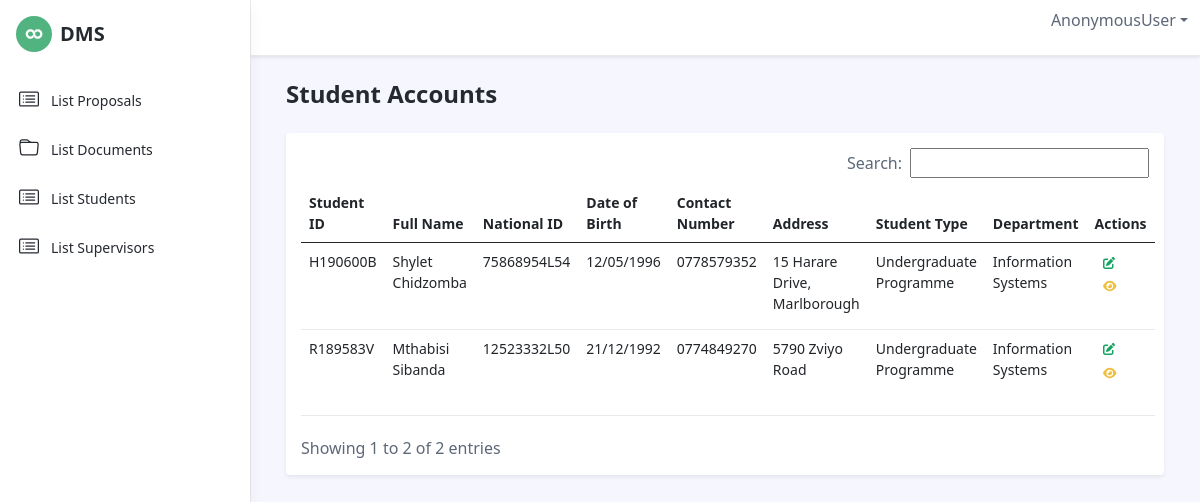
Page /supervisor/list_students on the committed database.
### students/models.py (models this page shows, shortened)
class Student(models.Model):
    DEPARTMENT = (
        ('', '------------'),
        ('information_systems', 'Information Systems'),
        ('computer_science', 'Computer Science'),
        ('business_studies_and_computing_science', 'Business Studies And Computing Science'),
        ('accounting', 'Accounting'),
    )
    STUDENT_TYPE = (
        ('', '------------'),
        ('undergraduate', 'Undergraduate'),
        ('postgraduate_masters', 'Post Graduate - Masters'),
        ('postgraduate_doctorate', 'Post Graduate - Doctorate'),
        ('postgraduate_professor', 'Post Graduate - Professor'),
    )
    student_id = models.CharField(default=None, max_length=100)
    fullname = models.CharField(default=None, max_length=100)
    address = models.CharField(default=None, max_length=100)
    contact_number = models.CharField(default=None, max_length=100)
    department = models.CharField(max_length=100 , choices = DEPARTMENT)
    student_type = models.CharField(max_length=100 , choices = STUDENT_TYPE)
    national_id_no = models.CharField(blank=True , null=True, default=None, max_length=100)
    dob = models.CharField(default=None, max_length=100)
    user_id = models.CharField(default=None, max_length=10)
    created_at = models.DateField(default=None)
    updated_at = models.DateField(default=None)
    created_by = models.CharField(default=None, max_length=100)

### supervisors/views.py (the view)
# urls.py: path('list_students', views.ListStudents.as_view() , name="list_students"),
class ListStudents(ListView):
    model = Student
    template_name = 'supervisors/list_profile.html'

### supervisors/templates/supervisors/list_profile.html (shortened to what this page needs)
{% extends 'base.html' %}
{% load static %}
{% block menu %}
<ul class="app-menu list-unstyled accordion" id="menu-accordion">
    <li class="nav-item">
		<a class="nav-link" href="{% url 'cabinet:list_proposals' %}">
			<span class="nav-icon">
			</span>
			<span class="nav-link-text">List Proposals</span>
		</a>
	</li>
	<li class="nav-item">
		<a class="nav-link" href="{% url 'cabinet:list_documents' %}">
			<span class="nav-icon">
			</span>
			<span class="nav-link-text">List Documents</span>
		</a>
	</li>
	<li class="nav-item">
		<a class="nav-link" href="{% url 'supervisor:list_students' %}">
			<span class="nav-icon">
			</span>
			<span class="nav-link-text">List Students</span>
		</a>
	</li>
	<li class="nav-item">
		<a class="nav-link" href="{% url 'supervisors:list_supervisor' %}">
			<span class="nav-icon">
			</span>
			<span class="nav-link-text">List Supervisors</span>
		</a>
	</li>
</ul>
{% endblock %}
{% block content %}
<div class="app-wrapper">
    <div class="app-content pt-3 p-md-3 p-lg-4">
        <div class="container-xl">
            <div class="row g-3 mb-4 align-items-center justify-content-between">
                <div class="col-auto">
                    <h1 class="app-page-title mb-0">Student Accounts</h1>
                </div>
            </div>
            <div class="tab-content" id="orders-table-tab-content">
                <div class="tab-pane fade show active" id="orders-all" role="tabpanel" aria-labelledby="orders-all-tab">
                    <div class="app-card app-card-orders-table shadow-sm mb-5">
                        <div class="app-card-body">
                            <div class="table-responsive" style="padding: 15px;">
                                <table id="example" class="table app-table-hover mb-0 text-left">
                                    <thead>
                                        <tr>
                                            <th>Student ID</th>
                                            <th>Full Name</th>
                                            <th>National ID</th>
                                            <th>Date of Birth</th>
                                            <th>Contact Number</th>
                                            <th>Address</th>
                                            <th>Student Type</th>
                                            <th>Department</th>
                                            <th>Actions</th>
                                        </tr>
                                    </thead>
                                    <tbody>
                                        {% for item in object_list %}
                                            <tr>
                                                <td>{{ item.student_id }}</td>
                                                <td>{{ item.fullname }}</td>
                                                <td>{{ item.national_id_no }}</td>
                                                <td>{{ item.dob }}</td>
                                                <td>{{ item.contact_number }}</td>
                                                <td>{{ item.address }}</td>
                                                {% if item.student_type == "undergraduate" %}
                                                    <td>Undergraduate Programme</td>
                                                {% elif item.student_type == "postgraduate_masters" %}
                                                    <td>Post Graduate - Masters</td>
                                                {% elif item.student_type == "postgraduate_doctorate" %}
                                                    <td>Post Graduate - Doctorate</td>
                                                {% elif item.student_type == "postgraduate_professor" %}
                                                    <td>Post Graduate - Professor</td>
                                                {% else %}
                                                    <td>Research</td>
                                                {% endif %}
                                                {% if item.department == "information_systems" %}
                                                    <td>Information Systems</td>
                                                {% elif item.department == "computer_science" %}
                                                    <td>Computer Science</td>
                                                {% elif item.department == "business_studies_and_computing_science" %}
                                                    <td>Business Studies And Computing Science</td>
                                                {% else %}
                                                    <td>Accounting</td>
                                                {% endif %}
                                                <td>
                                                    <a href="{% url  'supervisor:edit_profile' item.id %}" class="btn btn-sm btn-outline-primary waves-effect waves-light" ><i class="fas fa-edit"></i></a>
                                                    <a href="{% url  'supervisor:view_profile' item.id %}" class="btn btn-sm btn-outline-warning waves-effect waves-light" ><i class="fa fa-eye" aria-hidden="true"></i></a>
                                                    <a href="{% url  'student:grading' item.student_id %}" class="btn btn-sm btn-outline-warning waves-effect waves-light" ><i class="fa fab-marker" aria-hidden="true"></i></a>
                                                </td>
                                            </tr>
                                        {% endfor %}
                                    </tbody>
                                </table>
                            </div>
                        </div>
                    </div>
                </div>
            </div>
        </div>
    </div>
</div>
{% endblock %}

### templates/base.html (shortened to what this page needs)
<!DOCTYPE html>
<html lang="en">
<head>
	{% load static %}
    <link id="theme-style" rel="stylesheet" href="{% static "assets/css/portal.css" %}">
    <link id="theme-style" rel="stylesheet" href="{% static "assets/css/dataTables.bootstrap4.min.css" %}">
</head>
<body class="app">
	<header class="app-header fixed-top">
        <div class="app-header-inner">
	        <div class="container-fluid py-2">
		        <div class="app-header-content">
		            <div class="row justify-content-between align-items-center">
					<div class="app-utilities col-auto">
						<div class="app-utility-item app-user-dropdown dropdown">
							<a class="dropdown-toggle" id="user-dropdown-toggle" data-bs-toggle="dropdown" href="#" role="button" aria-expanded="false">{{ request.user }}</a>
						</div>
					</div>
		        </div>
	            </div>
	        </div>
        </div>
        <div id="app-sidepanel" class="app-sidepanel">
	        <div class="sidepanel-inner d-flex flex-column">
		        <div class="app-branding">
		            <a class="app-logo" href="index.html"><img class="logo-icon me-2" src="{% static "assets/images/app-logo.svg" %}" alt="logo"><span class="logo-text">DMS</span></a>
		        </div>
			    <nav id="app-nav-main" class="app-nav app-nav-main flex-grow-1">
					{% block menu %}
					{% endblock %}
			    </nav>
	        </div>
	    </div>
    </header>
	{% block content %}
	{% endblock %}
</body>
</html>

### rows in the picture
Student: student_id "H190600B", fullname "Shylet Chidzomba", national_id_no "75868954L54", dob "12/05/1996", contact_number "0778579352", address "15 Harare Drive, Marlborough", student_type "Undergraduate Programme", shows "Information Systems"
Student: student_id "R189583V", fullname "Mthabisi Sibanda", national_id_no "12523332L50", dob "21/12/1992", contact_number "0774849270", address "5790 Zviyo Road", student_type "Undergraduate Programme", shows "Information Systems"

### other values in the picture
{{ request.user }} "AnonymousUser"
